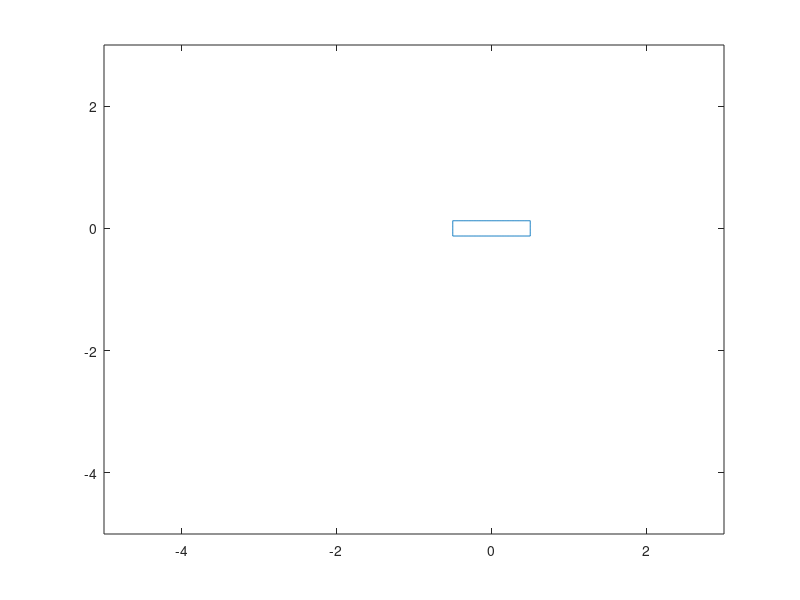
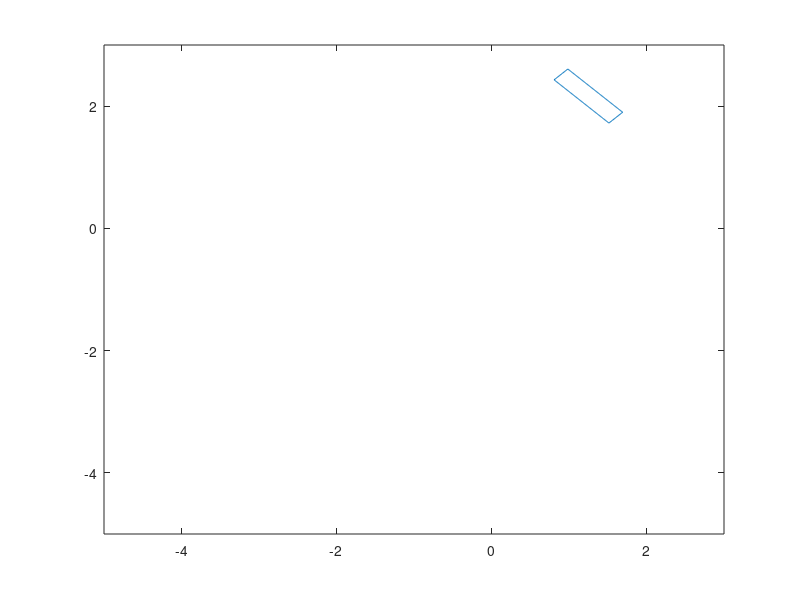

Recreate these plots in MATLAB, in order.
clear all
close all
clc

a=0.75/2;
b=0.25/2;

ns=256;
n=256+1;
nb=10;db=b/nb;
na=ns/4-nb;da=(a+b)/na;

xs0=zeros(n,1);
ys0=zeros(n,1);
curv=zeros(n,1);

for i=1:nb
    xs0(i)=a+b;
    ys0(i)=(i-1)*db;
end

for i=nb+1:(2*na+nb)
    xs0(i)=(a+b)-(i-1-nb)*da;
    ys0(i)=b;
end

for i=(2*na+nb+1):(3*nb+2*na)
    xs0(i)=-(a+b);
    ys0(i)=b-(i-1-2*na-nb)*db;
end   
for i=(3*nb+2*na+1):(4*na+3*nb)
    xs0(i)=-(a+b)+(i-3*nb-2*na-1)*da;
    ys0(i)=-b;
end
for i=(4*na+3*nb+1):n
    xs0(i)=a+b;
    ys0(i)=-b+(i-4*na-3*nb-1)*db;
end

figure(1),
plot(xs0,ys0);
axis([-5 3 -5 3]);


t0=0;
tc=pi/0.4;
theta=0.75*pi+0.5*pi*(sin(0.8d0*0)*(1-exp(-t0/tc)));
ysc=1.25d0*(cos(0.8d0*t0)+1.0d0)*sin(pi/3.0d0);
xsc=1.25d0*(cos(0.8d0*t0)+1.0d0)*cos(pi/3.0d0);

thetat=0.25d0*pi*0.8d0*cos(0.8d0*t0)*(1.0d0-exp(-t0/tc))+ ...
    0.25d0*pi*(sin(0.8d0*t0))*(exp(-t0/tc)/tc);
xsct=1.25d0*(-0.8d0*sin(0.8d0*t0))*cos(pi/3.0d0);
ysct=1.25d0*(-0.8d0*sin(0.8d0*t0))*sin(pi/3.0d0);

xs1=zeros(n,1);
ys1=zeros(n,1);
for i=1:n
    xs1(i)=xsc+xs0(i)*cos(theta)-ys0(i)*sin(theta);
    ys1(i)=ysc+xs0(i)*sin(theta)+ys0(i)*cos(theta);
end
figure(2)
plot(xs1,ys1);
axis([-5 3 -5 3]);